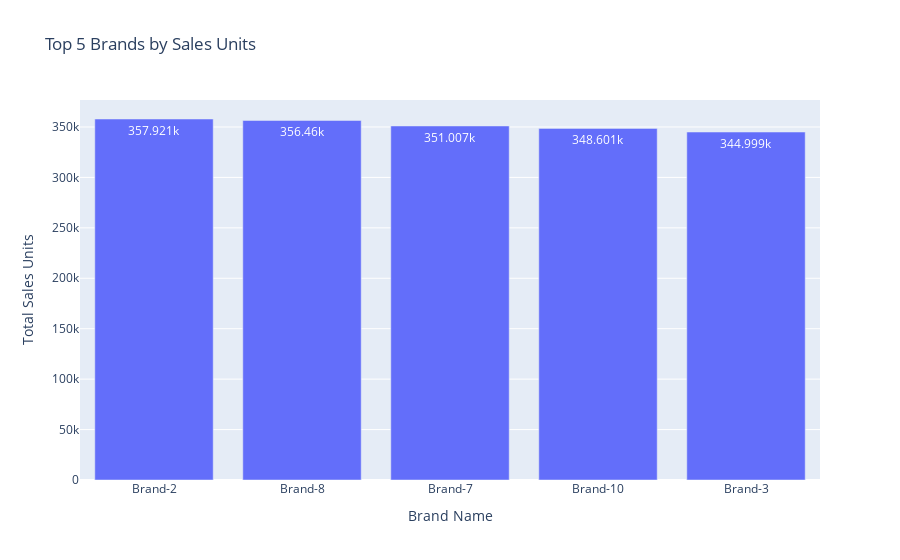
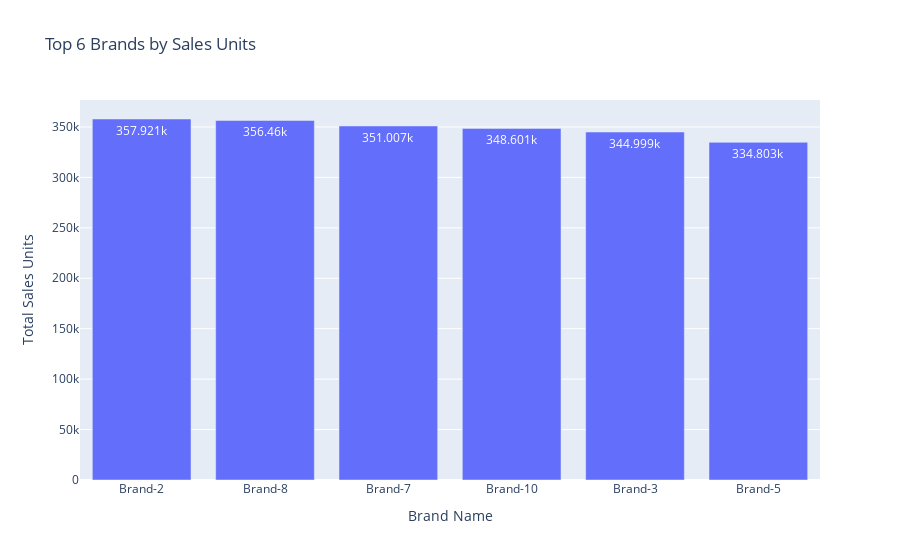

Here is the notebook cell these charts were saved with, in order:
### Code cell
# Group the data by brand_name and calculate the sum of sales_units for each brand
brand_sales_units = df_goups.groupby('brand_name')['sales_units'].sum().reset_index()

# Sort the brands by total sales units in descending order
brand_sales_units = brand_sales_units.sort_values(by='sales_units', ascending=False)

# Select the top 5 brands
top_5_brands_units = brand_sales_units.head(5)

# Create a bar chart to visualize the top 5 brands with the highest sales units
fig_units = px.bar(top_5_brands_units, x='brand_name', y='sales_units', title='Top 5 Brands by Sales Units')
fig_units.update_xaxes(title_text='Brand Name')
fig_units.update_yaxes(title_text='Total Sales Units')
fig_units.update_traces(text=top_5_brands_units['sales_units'], textposition='inside', texttemplate='%{y}')

# Initialize the output area
output_sales_units = widgets.Output()

# Define a function to update the plot and display the top N brands
def update_top_brands_units(change):
    N = top_brands_slider_units.value  # Number of top brands to display

    top_N_brands_units = brand_sales_units.head(N)

    # Create a bar chart to visualize the top N brands with the highest sales units
    fig_units = px.bar(top_N_brands_units, x='brand_name', y='sales_units', title=f'Top {N} Brands by Sales Units')
    fig_units.update_xaxes(title_text='Brand Name')
    fig_units.update_yaxes(title_text='Total Sales Units')
    fig_units.update_traces(text=top_N_brands_units['sales_units'], textposition='inside', texttemplate='%{y}')

    with output_sales_units:
        clear_output(wait=True)
        display(fig_units)

# Create a slider for selecting the number of top brands
top_brands_slider_units = widgets.IntSlider(
    value=5, min=1, max=len(brand_sales_units), step=1, description='Top N Brands (Units):', continuous_update=False
)

# Define an event handler for the slider
top_brands_slider_units.observe(update_top_brands_units, names='value')  

# Display the initial top 5 brands plot and the slider
with output_sales_units:
    display(fig_units)

# Display the slider and the output area
display(top_brands_slider_units)
display(output_sales_units)

### Figure 1 — Plotly figure (JSON) as saved in the notebook; plotly's stock layout.template omitted (floating-point values rounded to 4 significant figures)
{"data": [{"alignmentgroup": "True", "hovertemplate": "brand_name=%{x}<br>sales_units=%{y}<extra></extra>", "legendgroup": "", "marker": {"color": "#636efa", "pattern": {"shape": ""}}, "name": "", "offsetgroup": "", "orientation": "v", "showlegend": false, "text": [357921, 356460, 351007, 348601, 344999], "textposition": "inside", "texttemplate": "%{y}", "type": "bar", "x": ["Brand-2", "Brand-8", "Brand-7", "Brand-10", "Brand-3"], "xaxis": "x", "y": [357921, 356460, 351007, 348601, 344999], "yaxis": "y"}], "layout": {"barmode": "relative", "legend": {"tracegroupgap": 0}, "title": {"text": "Top 5 Brands by Sales Units"}, "xaxis": {"anchor": "y", "domain": [0, 1], "title": {"text": "Brand Name"}}, "yaxis": {"anchor": "x", "domain": [0, 1], "title": {"text": "Total Sales Units"}}}}

### Figure 2 — Plotly figure (JSON) as saved in the notebook; plotly's stock layout.template omitted (floating-point values rounded to 4 significant figures)
{"data": [{"alignmentgroup": "True", "hovertemplate": "brand_name=%{x}<br>sales_units=%{y}<extra></extra>", "legendgroup": "", "marker": {"color": "#636efa", "pattern": {"shape": ""}}, "name": "", "offsetgroup": "", "orientation": "v", "showlegend": false, "text": [357921, 356460, 351007, 348601, 344999, 334803], "textposition": "inside", "texttemplate": "%{y}", "type": "bar", "x": ["Brand-2", "Brand-8", "Brand-7", "Brand-10", "Brand-3", "Brand-5"], "xaxis": "x", "y": [357921, 356460, 351007, 348601, 344999, 334803], "yaxis": "y"}], "layout": {"barmode": "relative", "legend": {"tracegroupgap": 0}, "title": {"text": "Top 6 Brands by Sales Units"}, "xaxis": {"anchor": "y", "domain": [0, 1], "title": {"text": "Brand Name"}}, "yaxis": {"anchor": "x", "domain": [0, 1], "title": {"text": "Total Sales Units"}}}}
